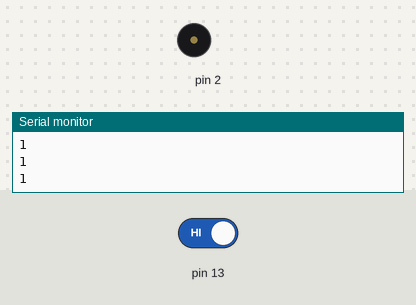
The sketch below on a simulated Arduino Uno, built with avr-gcc and run on an emulated ATmega328P. On the bench: buzzer (waves = sounding), the last lines printed to the serial monitor. Inputs (shaded band) come from the test bench; at power-on: pin 13 HIGH.

Above: at 1.8 s.
1.9 s: pin 13 driven LOW
At 3.2 s:
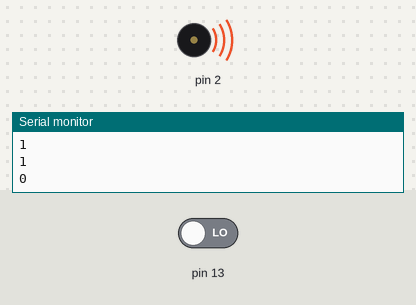
3.5 s: pin 13 driven HIGH
Timing chart, 0 to 6.5 s (numbered marks = the images above; inputs shaded):
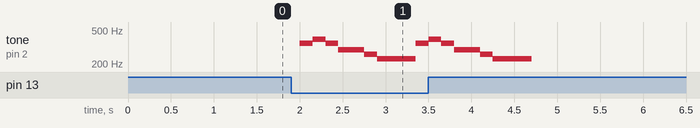

The sketch:

soundplay.ino
```cpp
void setup()
{
  Serial.begin(9600);
  pinMode(13, INPUT);
  pinMode(2, OUTPUT);
}

void loop()
{
 // digitalWrite(13,HIGH);
  int sw = digitalRead(13);
  Serial.println(sw);

  if ( sw == LOW )
  {
    //digitalWrite(2, HIGH);
    int tones[] = { 349, 392, 349, 294, 294, 261, 230 };
    for ( int i = 0; i < 7; ++i )
    {
      tone(2, tones[i]);
      delay(150);
    }
  }
  else
  {
    //digitalWrite(2, LOW);
    //tone(2, 0);
    noTone(2);
    delay(200);
  }
  delay(300);
}
```

Measured:
- after the input at 1.9 s, tone on pin 2: plays 349 Hz for 0.15 s, 392 Hz for 0.15 s, 349 Hz for 0.15 s, 294 Hz for 0.30 s, 261 Hz for 0.15 s, 230 Hz for 0.45 s … (7 notes in this stretch), starting after 0.10 s
